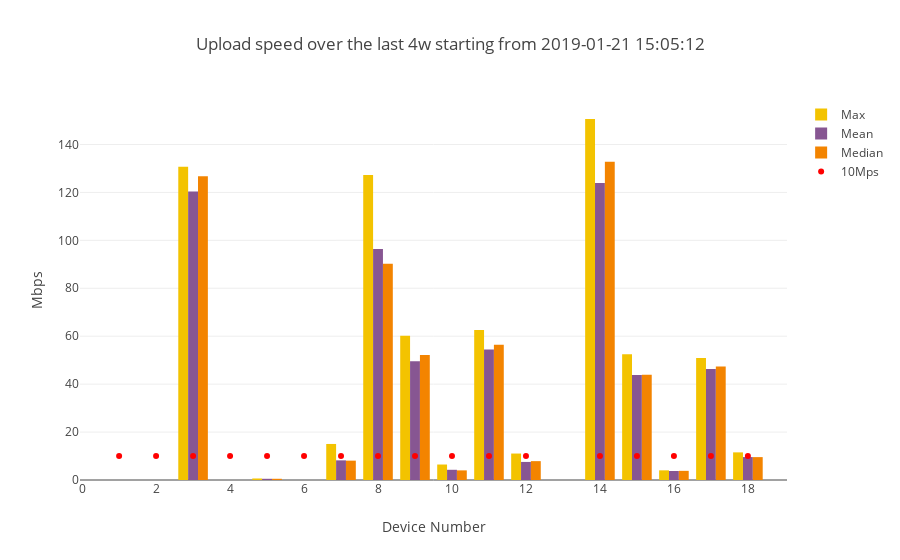

Notebook source saved alongside this figure:
### Code cell
upload_line=go.Scatter(x=device_numbers,y=[10] * len(device_numbers), mode='markers',marker=dict(color='red'), name='10Mps')
upload_summary=mean_max_median_by1(upload_df,'UPLOAD')
combined_bar_plot_3traces(xvalues=upload_summary["SK_PI"],
                         yvalues1=upload_summary["max"],
                         yvalues2=upload_summary["mean"],
                         yvalues3=upload_summary["median"],
                         name1="Max",
                         name2="Mean",
                         name3="Median",
                         title="Upload speed over the last "+time_interval+ " starting from "+ starting_point,
                         ytitle="Mbps",
                         line=upload_line,
                         stack=False)

### Figure 1 — Plotly figure (JSON) as saved in the notebook; plotly's stock layout.template omitted (floating-point values rounded to 4 significant figures)
{"data": [{"marker": {"color": "F3C300"}, "name": "Max", "type": "bar", "x": [3, 5, 7, 8, 9, 10, 11, 12, 14, 15, 16, 17, 18], "y": [130.7, 0.63, 15.04, 127.3, 60.17, 6.46, 62.63, 11.04, 150.6, 52.49, 4.03, 50.92, 11.53]}, {"marker": {"color": "875692"}, "name": "Mean", "type": "bar", "x": [3, 5, 7, 8, 9, 10, 11, 12, 14, 15, 16, 17, 18], "y": [120.4, 0.506, 8.198, 96.37, 49.51, 4.262, 54.49, 7.539, 123.9, 43.85, 3.745, 46.36, 9.565]}, {"marker": {"color": "F38400"}, "name": "Median", "type": "bar", "x": [3, 5, 7, 8, 9, 10, 11, 12, 14, 15, 16, 17, 18], "y": [126.7, 0.51, 8.08, 90.28, 52.11, 4.02, 56.39, 7.87, 132.8, 43.94, 3.82, 47.39, 9.55]}, {"marker": {"color": "red"}, "mode": "markers", "name": "10Mps", "type": "scatter", "x": [1, 2, 3, 4, 5, 6, 7, 8, 9, 10, 11, 12, 14, 15, 16, 17, 18], "y": [10, 10, 10, 10, 10, 10, 10, 10, 10, 10, 10, 10, 10, 10, 10, 10, 10]}], "layout": {"title": "Upload speed over the last 4w starting from 2019-01-21 15:05:12", "xaxis": {"title": "Device Number"}, "yaxis": {"title": "Mbps"}}}
